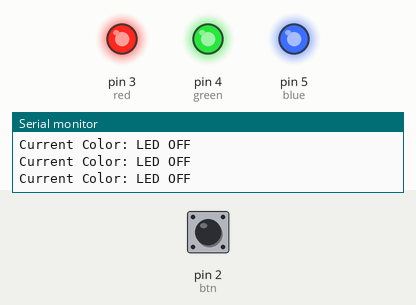
This sketch was run on a simulated Arduino Uno, built with avr-gcc and run on an emulated ATmega328P. Shown: output pins drawn as LEDs (lit = HIGH), the last lines printed to the serial monitor. Inputs (shaded band) come from the test bench; at power-on: pin 2 (btn) LOW.

Above: at 1.2 s.
1.3 s: pin 2 (btn) pulled HIGH for 0.15 s
At 2.5 s:
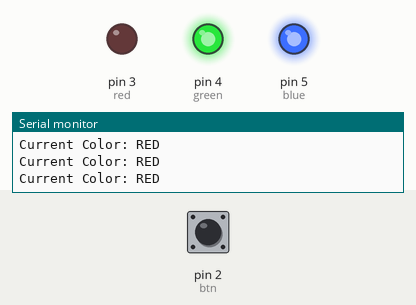
2.9 s: pin 2 (btn) pulled HIGH for 1 s
At 3.8 s:
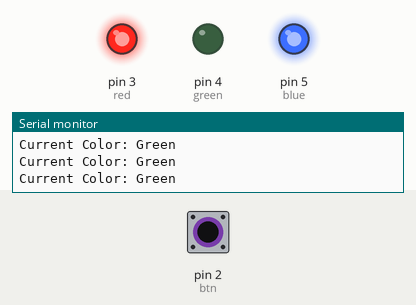
5.4 s: pin 2 (btn) pulled HIGH for 0.15 s
At 6.3 s:
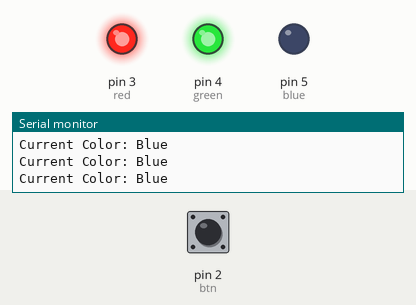
7.0 s: pin 2 (btn) pulled HIGH for 3.2 s
At 7.3 s:
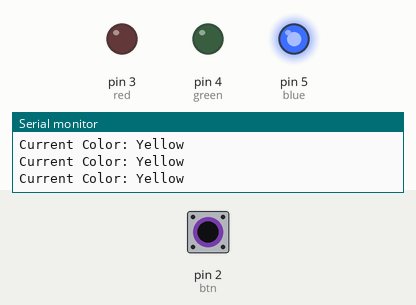
11.7 s: pin 2 (btn) pulled HIGH for 0.15 s
At 12.9 s:
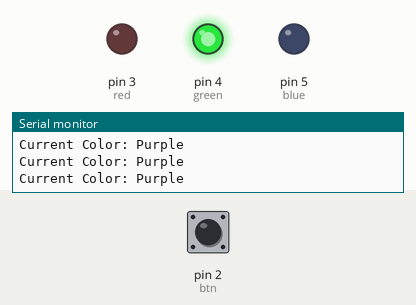
13.3 s: pin 2 (btn) pulled HIGH for 1 s
At 14.2 s:
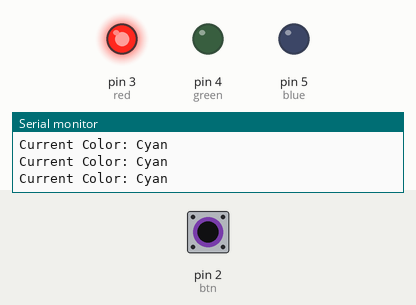
Timing chart, 0 to 16.3 s (numbered marks = the images above; inputs shaded):
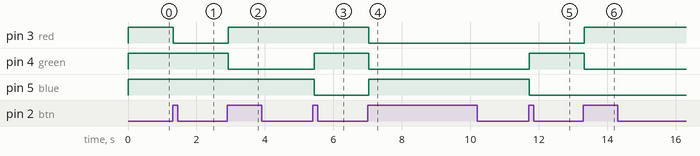

The sketch:

Click_Change.ino
```cpp
const int btn=2;
const int red=3;
const int green=4;
const int blue=5;

int btnState=1;
int LED=0;

bool btnPressed = false;
String color = "LED";

void setup() {
  // put your setup code here, to run once:
  pinMode(red,OUTPUT);
  pinMode(green,OUTPUT);
  pinMode(blue,OUTPUT);
  pinMode(btn,INPUT);
  Serial.begin(9600);
}

void loop() {
  // put your main code here, to run repeatedly:
  btnState = digitalRead(btn);
  Serial.print("Current Color: ");
  Serial.println(color);
  if(btnState == HIGH && !btnPressed){
    LED = LED+1;
    btnPressed = true;
  }
  if(btnState == LOW && btnPressed){
    btnPressed = false;
  }
  if(LED == 0){
    color = "LED OFF";
    digitalWrite(red,HIGH);
    digitalWrite(green,HIGH);
    digitalWrite(blue,HIGH);
  }
  else if(LED == 1){
    color = "RED";
    digitalWrite(red,LOW);
    digitalWrite(green,HIGH);
    digitalWrite(blue,HIGH);
  }
  else if(LED == 2){
    color = "Green";
    digitalWrite(red,HIGH);
    digitalWrite(green,LOW);
    digitalWrite(blue,HIGH);
  }
  else if(LED == 3){
    color = "Blue";
    digitalWrite(red,HIGH);
    digitalWrite(green,HIGH);
    digitalWrite(blue,LOW);
  }
  else if(LED == 4){
    color = "Yellow";
    digitalWrite(red,LOW);
    digitalWrite(green,LOW);
    digitalWrite(blue,HIGH);
  }else if(LED == 5){
    color = "Purple";
    digitalWrite(red,LOW);
    digitalWrite(green,HIGH);
    digitalWrite(blue,LOW);
  }else if(LED == 6){
    color = "Cyan";
    digitalWrite(red,HIGH);
    digitalWrite(green,LOW);
    digitalWrite(blue,LOW);
  }else if(LED == 7){
    color = "White";
    digitalWrite(red,LOW);
    digitalWrite(green,LOW);
    digitalWrite(blue,LOW);
  }else if(LED == 8){
    LED = 0;
  }
}
```

Measured:
- after the input at 1.3 s, pin 3 (red): HIGH → LOW at once
- after the input at 2.9 s, pin 3 (red): LOW → HIGH at once; pin 4 (green): HIGH → LOW at once
- after the input at 5.4 s, pin 4 (green): LOW → HIGH at once; pin 5 (blue): HIGH → LOW at once
- after the input at 7.0 s, pin 3 (red), pin 4 (green): HIGH → LOW at once; pin 5 (blue): LOW → HIGH at once
- after the input at 11.7 s, pin 4 (green): LOW → HIGH at once; pin 5 (blue): HIGH → LOW at once
- after the input at 13.3 s, pin 3 (red): LOW → HIGH at once; pin 4 (green): HIGH → LOW at once
